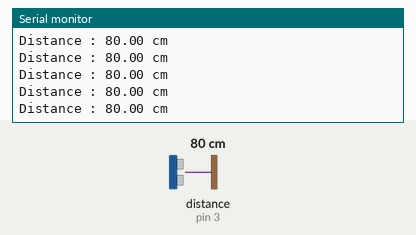
The sketch below on a simulated Arduino Uno, built with avr-gcc and run on an emulated ATmega328P. Parts: the last lines printed to the serial monitor. The test bench sets the inputs (shaded band); at power-on: distance to the obstacle (sensor on pin 3) 80 cm.

Above: at 1.2 s.
1.3 s: distance to the obstacle (sensor on pin 3) set to 120 cm
At 1.38 s:
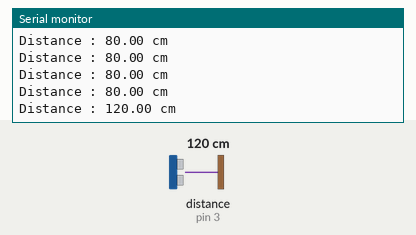
4.3 s: distance to the obstacle (sensor on pin 3) set to 35 cm
At 4.3 s:
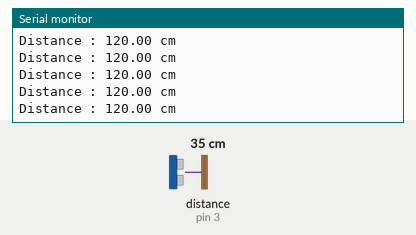
Timing chart, 0 to 7.3 s (numbered marks = the images above; inputs shaded):
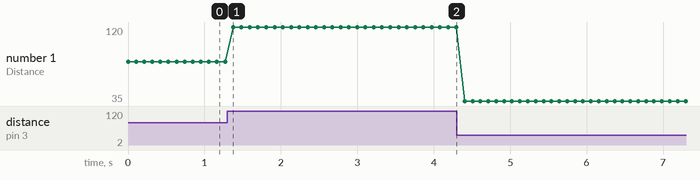

Measured:
- after the input at 1.3 s, the serial monitor: prints a new line after 0.08 s (image 1)
- plotted number 1: 80 → 120 after the input at 1.3 s, 120 → 35 after the input at 4.3 s

The sketch:

mbot_ultrasonic_test.ino
```cpp
/**
Functions used from the Makeblock libraries
Author: Sangit Sasidhar
**/

#include "MeMCore.h"

#define SERIAL_MONITOR_ACTIVATE 1 /* Set to 1 to use the serial monitor; set to 0 to disable the serial monitor  */

MeUltrasonicSensor ultraSensor(PORT_3);

void setup()
{
  if(SERIAL_MONITOR_ACTIVATE)
    Serial.begin(9600);
}

void loop()
{
  Serial.print("Distance : ");
  Serial.print(ultraSensor.distanceCm() );
  Serial.println(" cm");
  delay(100);
}
```
